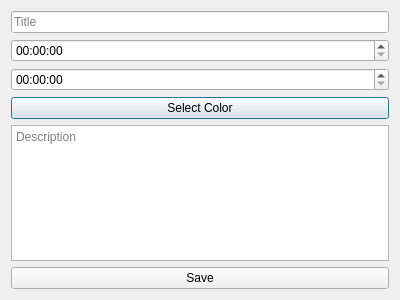
<?xml version="1.0" encoding="UTF-8"?>
<ui version="4.0">
 <class>BlockDialog</class>
 <widget class="QDialog" name="BlockDialog">
  <property name="geometry">
   <rect>
    <x>0</x>
    <y>0</y>
    <width>400</width>
    <height>300</height>
   </rect>
  </property>
  <property name="windowTitle">
   <string>Add/Edit Block</string>
  </property>
  <layout class="QVBoxLayout" name="verticalLayout">
   <item>
    <widget class="QLineEdit" name="titleEdit">
     <property name="placeholderText">
      <string>Title</string>
     </property>
    </widget>
   </item>
   <item>
    <widget class="QTimeEdit" name="startTimeEdit"/>
   </item>
   <item>
    <widget class="QTimeEdit" name="endTimeEdit"/>
   </item>
   <item>
    <widget class="QPushButton" name="colorButton">
     <property name="text">
      <string>Select Color</string>
     </property>
    </widget>
   </item>
   <item>
    <widget class="QTextEdit" name="descriptionEdit">
     <property name="placeholderText">
      <string>Description</string>
     </property>
    </widget>
   </item>
   <item>
    <widget class="QPushButton" name="saveButton">
     <property name="text">
      <string>Save</string>
     </property>
    </widget>
   </item>
  </layout>
 </widget>
 <resources/>
 <connections/>
</ui>
